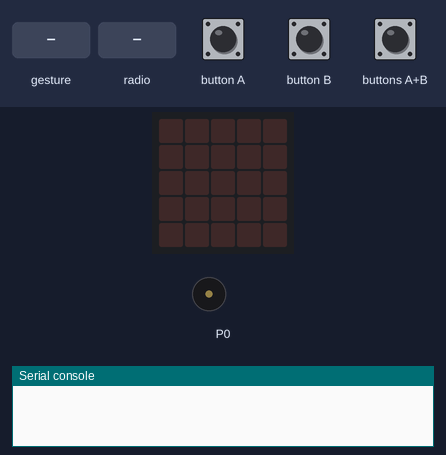
Bench run of a program on a simulated BBC micro:bit (MakeCode). On the bench: the board's 5×5 LED display, buzzer (waves = sounding), the last lines printed to the serial console. The test bench sets the inputs (shaded band). Random numbers come from a fixed seed; no radio messages arrive unless stated (any console line starting 'radio sent:' is added by the test bench); a tilt is held for 1.5 s and a shake lasts 1 s, then the board lies face up again.

Above: at 1.2 s.
1.3 s: buttons A+B pressed for 0.15 s
At 2.6 s:
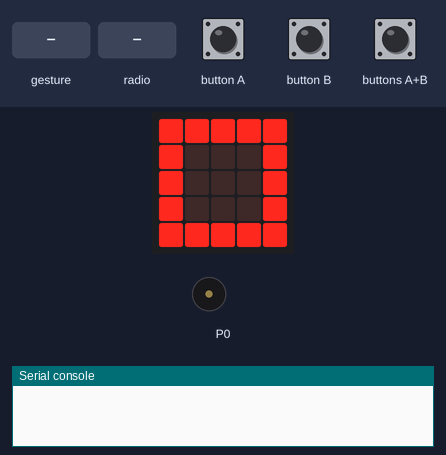
4.4 s: gesture 'shake'
At 6.1 s:
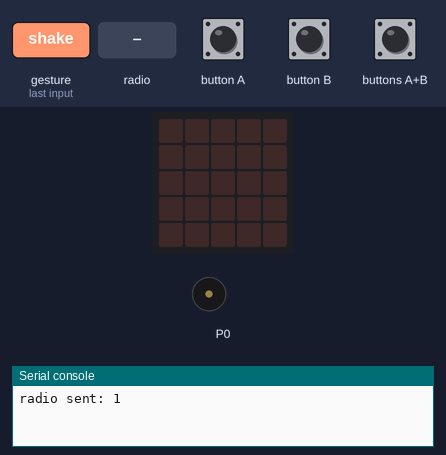
6.6 s: radio message "1" arrives
At 7.7 s:
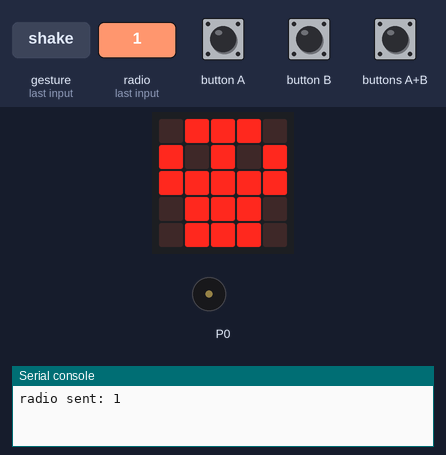
9.6 s: radio message "5" arrives
At 11.2 s:
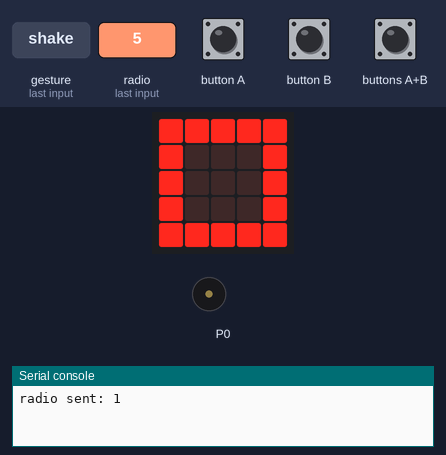
12.6 s: radio message "0" arrives
At 13.6 s:
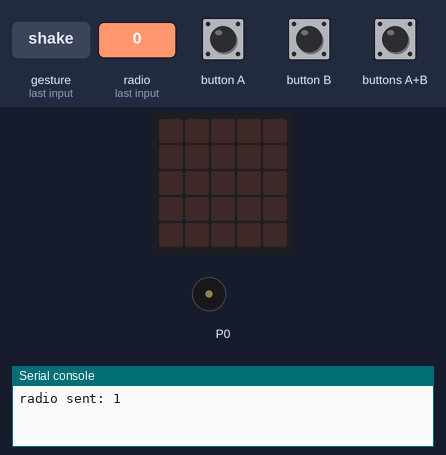
Timing chart, 0 to 15.4 s (numbered marks = the images above; inputs shaded):
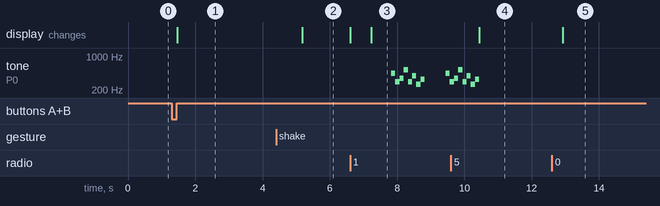

Measured:
- after the input at 1.3 s, the display: changes after 0.16 s (image 1)
- after the input at 6.6 s, tone on P0: plays 440 Hz for 0.13 s, 294 Hz for 0.13 s, 349 Hz for 0.13 s, 523 Hz for 0.13 s, 294 Hz for 0.13 s, 392 Hz for 0.13 s … (10 notes in this stretch), starting after 1.2 s; the display: first changes at once (image 3 shows a later state)
- after the input at 9.6 s, the display: changes after 0.85 s (image 4)

The program:

main.ts
```typescript
radio.onReceivedNumber(function (receivedNumber) {
    potato = receivedNumber
})
input.onGesture(Gesture.Shake, function () {
    radio.sendNumber(potato)
    if (potato > 0) {
        potato = -1
    }
})
input.onButtonPressed(Button.AB, function () {
    potato = randint(5, 10)
})
let potato = 0
potato = -1
radio.setGroup(184)
basic.forever(function () {
    if (potato == 0) {
        basic.showIcon(IconNames.Skull)
        music.playMelody("A D F C5 D G C E ", 500)
    }
    if (potato < 0) {
        basic.clearScreen()
    }
    if (potato > 0) {
        basic.showIcon(IconNames.Square)
        potato += -1
    }
})
```

test.ts
```typescript
// aquí va el archivo "tests"; esto no se compilará cuando este paquete se utilice como una extensión.
```
